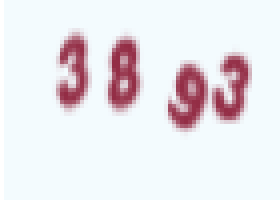
#> input picture 自动预约图书馆/识别验证码预约/OpenCv对验证码处理/soucre.png, 70 x 50 px (shown 4 times larger)
$ python resize.py
#> lines starting #> are read from the running program, lines starting #| are printed output that depends on the picture
import cv2 as cv

img = cv.imread("soucre.png")
#> img is the input picture: shape (50, 70, 3); mean B, G, R 235.2, 230.1, 233.4
img = cv.resize(img, (130, 50))
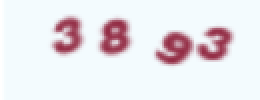
#> img: shape (50, 130, 3) (shown 2 times larger); mean B, G, R 235.2, 230.1, 233.4
cv.imwrite("resize_img.png", img)
